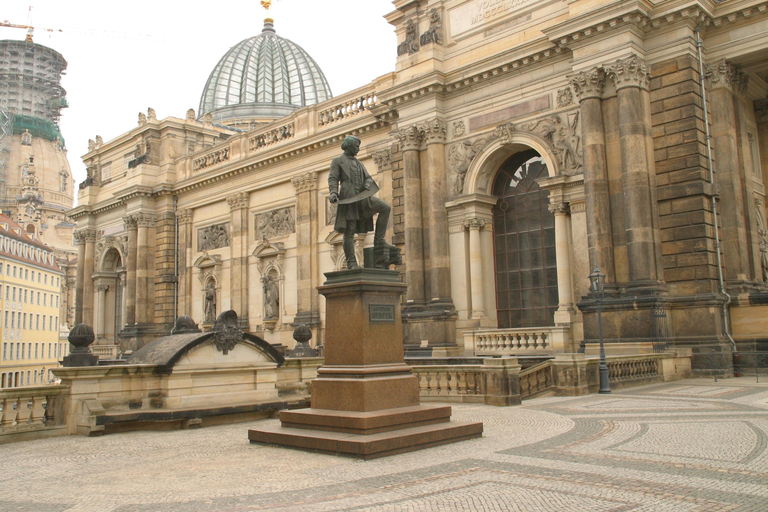
#> input picture assignment1/q5/semper1.jpg, 768 x 512 px
$ python qst5.py
#> lines starting #> are read from the running program, lines starting #| are printed output that depends on the picture; after the words box and inside, x2 and y2 are one past the last pixel; in counts of white or black regions, pixels touching at a corner belong together
import numpy as np
import cv2

# Load images
query_img = cv2.imread('semper1.jpg')
#> query_img is the input picture: shape (512, 768, 3); mean B, G, R 124.4, 147.7, 163.5
train_img = cv2.imread('semper2.jpg')
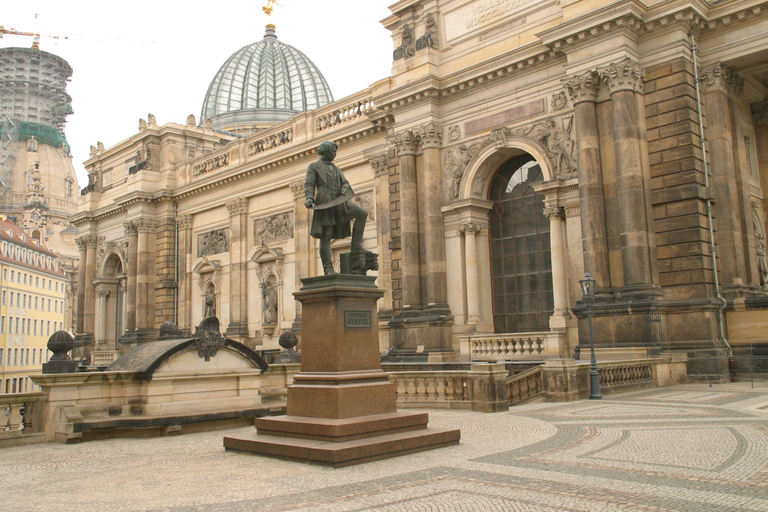
#> input picture assignment1/q5/semper2.jpg, 768 x 512 px
#> train_img is the input picture: shape (512, 768, 3); mean B, G, R 124.1, 147.5, 163

# Convert images to grayscale
query_img_gray = cv2.cvtColor(query_img, cv2.COLOR_BGR2GRAY)
train_img_gray = cv2.cvtColor(train_img, cv2.COLOR_BGR2GRAY)
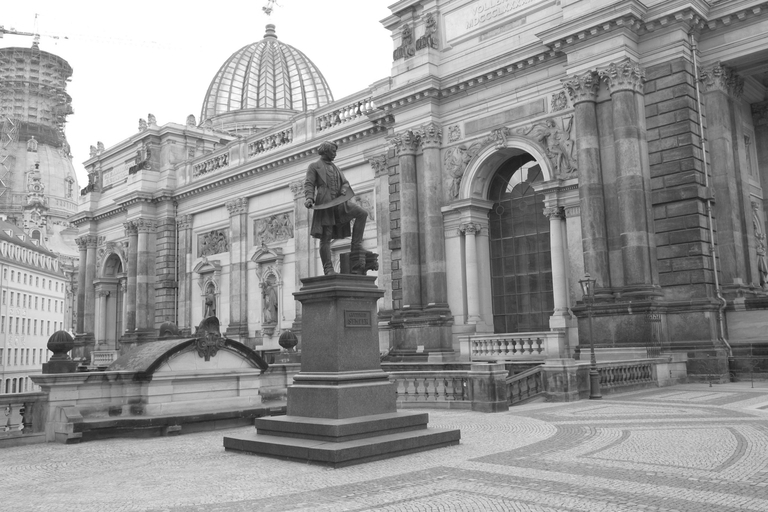
#> train_img_gray: shape (512, 768); min 21, max 255, mean 149.5

# Initialize ORB detector
orb = cv2.SIFT_create()

# Detect keypoints and compute descriptors
queryKeypoints, queryDescriptors = orb.detectAndCompute(query_img_gray, None)
#> queryKeypoints = 3467 keypoints; strongest (x, y, size): (539, 155, 2.4), (374, 222, 2.2), (520, 169, 2.8), (517, 174, 4)
trainKeypoints, trainDescriptors = orb.detectAndCompute(train_img_gray, None)
#> trainKeypoints = 3500 keypoints; strongest (x, y, size): (356, 109, 2.2), (51, 353, 3.4), (21, 379, 2.3), (519, 176, 10.3)

# Match descriptors using BFMatcher
matcher = cv2.BFMatcher()
matches = matcher.match(queryDescriptors, trainDescriptors)
#> matches = 3467 matches
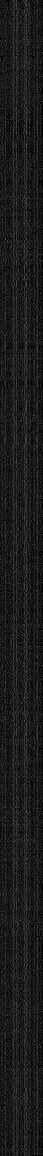
#> queryDescriptors: shape (3467, 128) float32 (shown at 1/3 size); min 0, max 217, mean 27

# Sort matches by distance (best matches first)
matches = sorted(matches, key=lambda x: x.distance)

# Create copies of the original images for visualization
query_img_vis = query_img.copy()
train_img_vis = train_img.copy()

# Draw the top 20 matches
for match in matches[:100]:
    # Get the keypoint locations
    (x1, y1) = trainKeypoints[match.trainIdx].pt
    (x2, y2) = queryKeypoints[match.queryIdx].pt

    cv2.drawKeypoints(train_img_vis, [trainKeypoints[match.trainIdx]], train_img_vis, color=(0, 0, 255))
    cv2.drawKeypoints(query_img_vis,  [queryKeypoints[match.queryIdx]], query_img_vis, color=(0, 0, 255))

    # Draw the matches
    cv2.line(train_img, (int(x1), int(y1)), (int(x2), int(y2)), (0, 255, 0), 1, cv2.LINE_AA)
    cv2.line(query_img, (int(x1), int(y1)), (int(x2), int(y2)), (0, 255, 0), 1, cv2.LINE_AA)

    cv2.circle(train_img, (int(x1), int(y1)), 2, (0, 0, 255), -1)
    cv2.circle(query_img, (int(x2), int(y2)), 2, (0, 0, 255), -1)
#> this loop made 100 passes
#> (x1, y1, x2, y2) on passes 1 to 12: (510.7, 21.49, 515.7, 17.46), (525.7, 86.26, 531.1, 82.16), (274.6, 100.2, 273.1, 94.65), (530.4, 61.9, 536, 57.88), (458.6, 319.4, 462.5, 314.4), (140.2, 144.6, 139.7, 138.6), (143.1, 139.7, 142.7, 133.7), (447.8, 311.9, 451.8, 306.8), (212.6, 261.5, 213.2, 256), (472.1, 308.3, 476.1, 303.3), (192.3, 261.7, 192.5, 256.3), (301.3, 80.72, 299.8, 75.21)
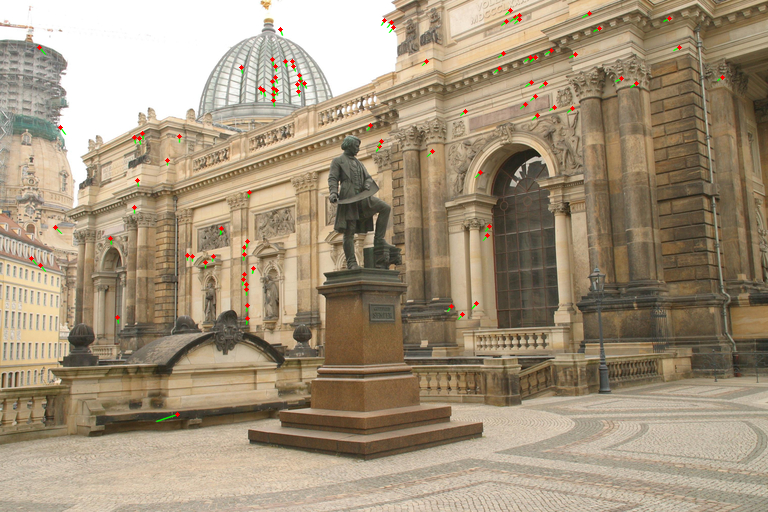
#> query_img: shape (512, 768, 3); 0.62% of pixels changed, all inside (x1, y1, x2, y2) = (29, 8, 725, 423)
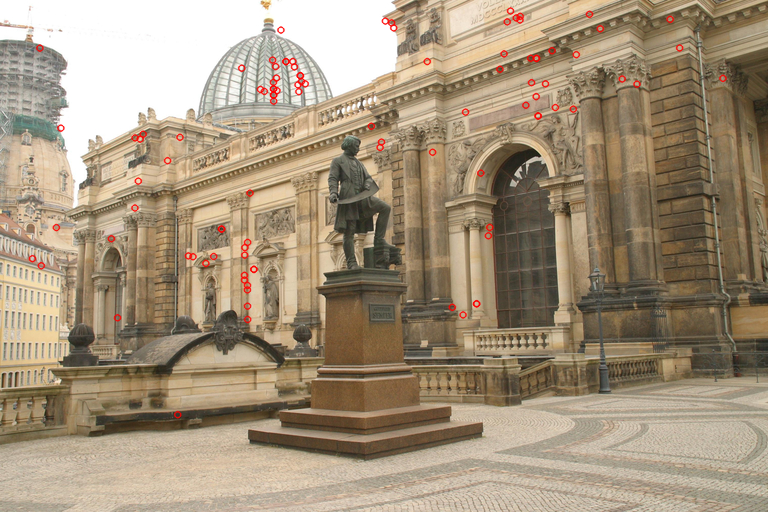
#> query_img_vis: shape (512, 768, 3); 1.13% of pixels changed, all inside (x1, y1, x2, y2) = (28, 6, 728, 419)
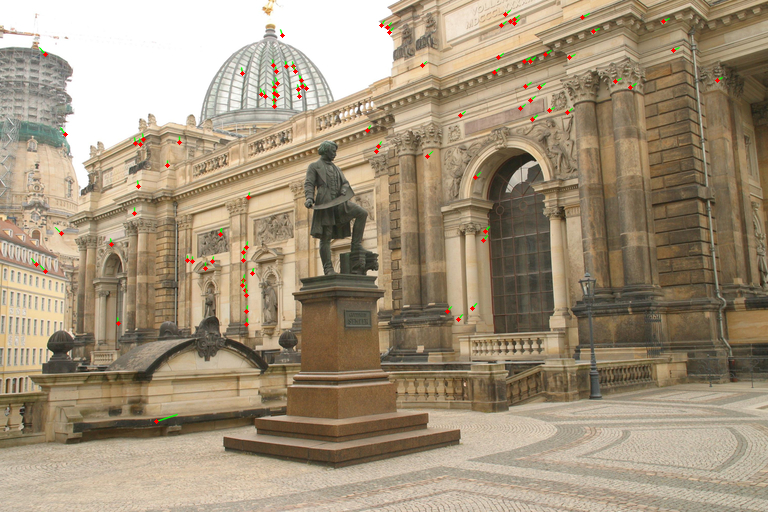
#> train_img: shape (512, 768, 3); 0.61% of pixels changed, all inside (x1, y1, x2, y2) = (30, 9, 724, 424)
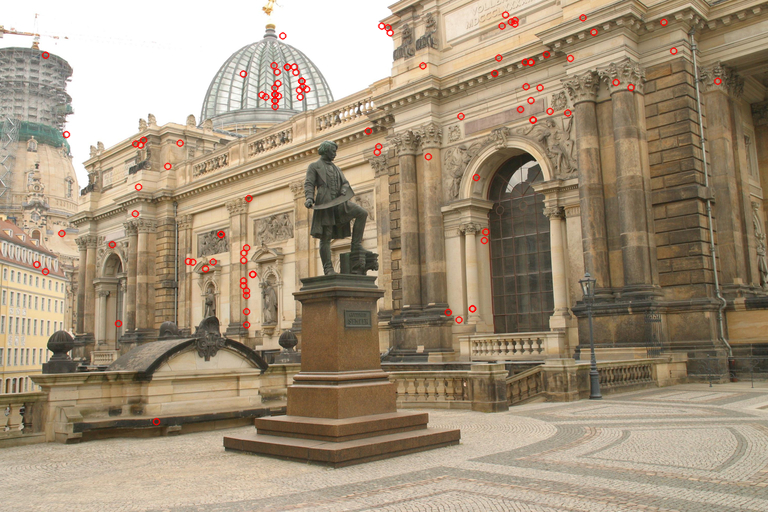
#> train_img_vis: shape (512, 768, 3); 1.13% of pixels changed, all inside (x1, y1, x2, y2) = (32, 10, 723, 426)

# Save the final image
cv2.imwrite('output_train_m.jpg', train_img)
cv2.imwrite('output_query_m.jpg', query_img)
cv2.imwrite('output_train_f.jpg', query_img_vis)
cv2.imwrite('output_query_f.jpg', train_img_vis)
